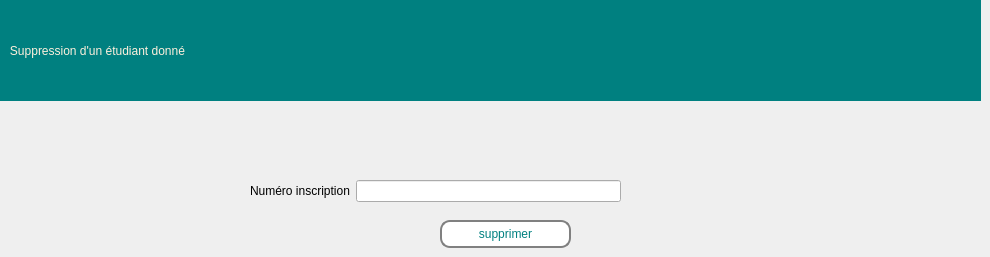
    <widget class="QWidget" name="page_supp_etudiant">
     <widget class="QPushButton" name="Button_supprimer_etudiant">
      <property name="geometry">
       <rect>
        <x>440</x>
        <y>220</y>
        <width>131</width>
        <height>28</height>
       </rect>
      </property>
      <property name="styleSheet">
       <string notr="true">border: 2px solid gray;
font: 63 9pt &quot;Segoe UI Variable Display Semib&quot;;
  border-radius: 10px;
  padding: 0 8px;
  
color: rgb(0, 128, 128);
background-color: rgb(255, 255, 255);</string>
      </property>
      <property name="text">
       <string>supprimer</string>
      </property>
     </widget>
     <widget class="QLabel" name="label_85">
      <property name="geometry">
       <rect>
        <x>0</x>
        <y>0</y>
        <width>981</width>
        <height>101</height>
       </rect>
      </property>
      <property name="toolTip">
       <string>&lt;html&gt;&lt;head/&gt;&lt;body&gt;&lt;p align=&quot;center&quot;&gt;&lt;br/&gt;&lt;/p&gt;&lt;/body&gt;&lt;/html&gt;</string>
      </property>
      <property name="styleSheet">
       <string notr="true">background-color: rgb(0, 128, 128);
font: 75 16pt &quot;Rockwell&quot;;color: rgb(253, 239, 220);
</string>
      </property>
      <property name="text">
       <string>   Suppression d'un étudiant donné</string>
      </property>
     </widget>
     <widget class="QWidget" name="formLayoutWidget_2">
      <property name="geometry">
       <rect>
        <x>250</x>
        <y>180</y>
        <width>371</width>
        <height>31</height>
       </rect>
      </property>
      <layout class="QFormLayout" name="formLayout_3">
       <property name="verticalSpacing">
        <number>17</number>
       </property>
       <item row="0" column="0">
        <widget class="QLabel" name="label_65">
         <property name="styleSheet">
          <string notr="true">font: 63 9pt &quot;Segoe UI Variable Display Semib&quot;;</string>
         </property>
         <property name="text">
          <string>Numéro inscription</string>
         </property>
        </widget>
       </item>
       <item row="0" column="1">
        <widget class="QLineEdit" name="num_input_supprimer"/>
       </item>
      </layout>
     </widget>
    </widget>
